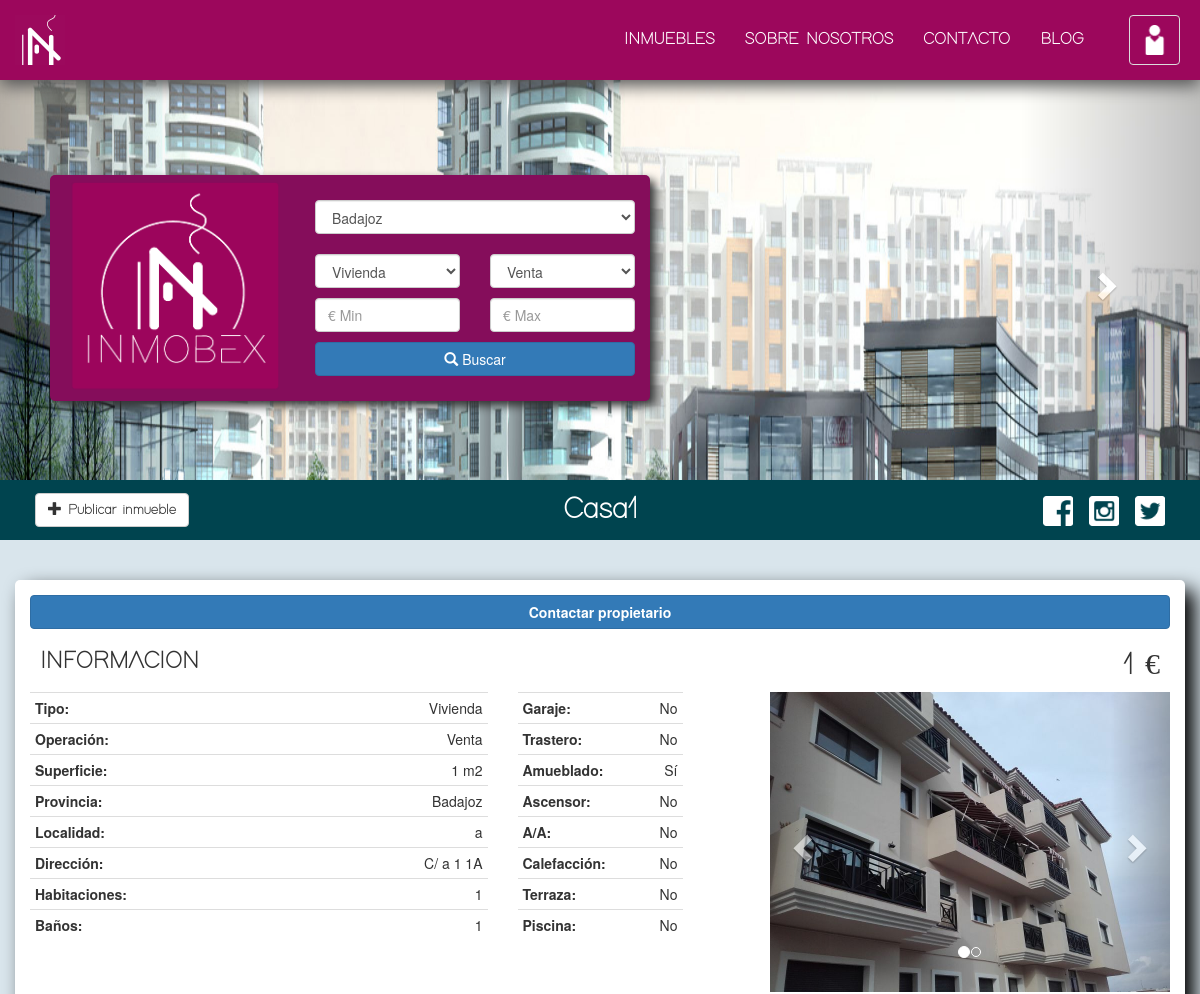
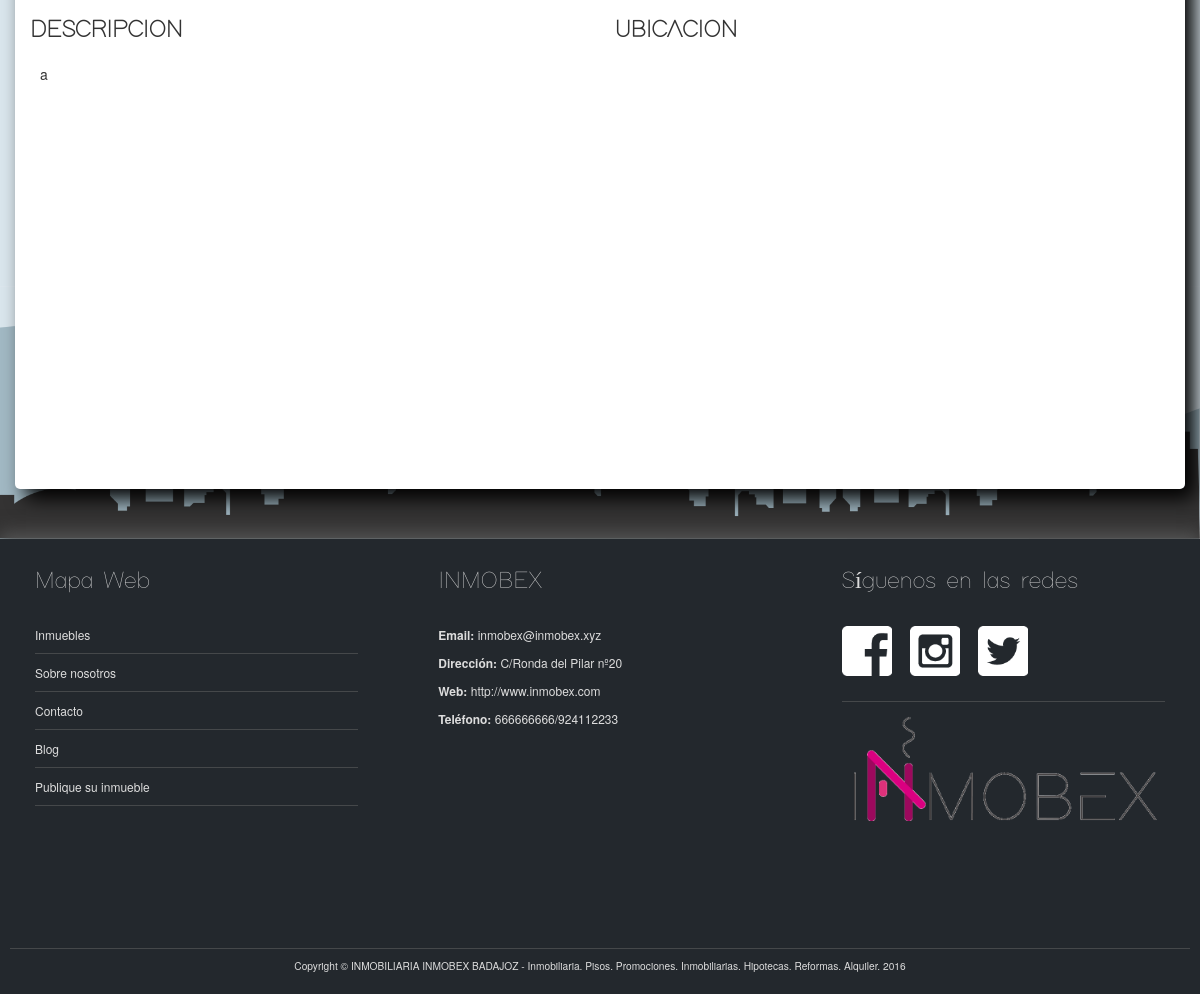
The app's page /producto.php?id=15 with its own data (2 pictures, top to bottom).
### tables this page shows
CREATE TABLE `inmuebles` (
  `id` int(10) UNSIGNED NOT NULL,
  `tipo_pago` int(11) NOT NULL,
  `provincia` int(11) NOT NULL,
  `localidad` varchar(255) NOT NULL,
  `superficie` int(11) NOT NULL,
  `habitaciones` int(11) NOT NULL,
  `banos` int(11) NOT NULL,
  `fotos` varchar(255) NOT NULL,
  `garaje` tinyint(1) NOT NULL,
  `terraza` tinyint(1) NOT NULL,
  `piscina` tinyint(1) NOT NULL,
  `tipo_via` int(11) NOT NULL,
  `nombre_via` varchar(255) NOT NULL,
  `numero_via` int(11) NOT NULL,
  `piso` int(11) NOT NULL,
  `letra` varchar(255) NOT NULL,
  `codigo` int(11) NOT NULL,
  `amueblado` tinyint(1) NOT NULL,
  `calefaccion` tinyint(1) NOT NULL,
  `aire_acondicionado` tinyint(1) NOT NULL,
  `trastero` tinyint(1) NOT NULL,
  `ascensor` tinyint(1) NOT NULL,
  `precio` int(11) NOT NULL,
  `descripcion` longtext NOT NULL,
  `creado` timestamp NOT NULL DEFAULT CURRENT_TIMESTAMP,
  `tipo_inmueble` int(11) NOT NULL,
  `titulo` varchar(255) NOT NULL,
  `id_usuario` int(10) UNSIGNED NOT NULL
);

CREATE TABLE `tipos_inmueble` (
  `id` int(10) UNSIGNED NOT NULL,
  `nombre` text NOT NULL
);

CREATE TABLE `tipos_pago` (
  `id` int(10) UNSIGNED NOT NULL,
  `nombre` text NOT NULL
);

CREATE TABLE `provincias` (
  `id` int(10) UNSIGNED NOT NULL,
  `nombre` text NOT NULL
);

CREATE TABLE `tipos_via` (
  `id` int(10) UNSIGNED NOT NULL,
  `nombre` text NOT NULL,
  `abreviatura` text NOT NULL
);

CREATE TABLE `imagenes_inmuebles` (
  `id` int(10) UNSIGNED NOT NULL,
  `nombre` varchar(255) NOT NULL,
  `id_inmueble` int(10) UNSIGNED NOT NULL
);

### modelos/conexion.php (called while the page is built, shortened)
<?php
function hacerListado($consulta) {
	$servidor = "localhost";
	$usuario = "root";
	$contrasena = "";
	$baseDeDatos = "inmobex";
	$enlace = mysqli_connect($servidor, $usuario, $contrasena, $baseDeDatos);
	mysqli_set_charset($enlace, 'utf8');
	$resultado = mysqli_query($enlace, $consulta);
	$listado = [];
	if ($resultado) {
		while ($fila = mysqli_fetch_array($resultado, MYSQLI_ASSOC)) {
			$listado[] = $fila;
		}
	}
	return $listado;
}
?>

### modelos/inmueble_modelo.php (called while the page is built, shortened)
<?php
include_once('conexion.php');
function obtenerInmueblePorIdJoin($id) {
	$consulta = "SELECT inm.*,tv.abreviatura AS tipo_via,p.nombre AS provincia,ti.nombre AS tipo_inmueble,tp.nombre AS tipo_pago FROM inmuebles inm JOIN tipos_inmueble ti ON inm.tipo_inmueble=ti.id JOIN tipos_pago tp ON inm.tipo_pago=tp.id JOIN provincias p ON inm.provincia=p.id JOIN tipos_via tv ON inm.tipo_via=tp.id WHERE inm.id='$id'";
	$inmuebles = hacerListado($consulta);
	if (count($inmuebles) <= 0) {
		return false;
	} else {
		return $inmuebles[0];
	}
}
function obtenerImagenesPorIdInmueble($id) {
	$consulta = "SELECT nombre FROM imagenes_inmuebles WHERE id_inmueble='$id'";
	$imagenes = hacerListado($consulta);
	if (count($imagenes) <= 0) {
		return false;
	} else {
		return $imagenes;
	}
}
?>

### producto.php (the view, shortened to what this page needs)
<?php
include_once('modelos/inmueble_modelo.php');
$id = $_GET["id"];
$inmueble = obtenerInmueblePorIdJoin($id);
$imagenesInmueble = obtenerImagenesPorIdInmueble($id);
$tituloPagina = "<strong>" . $inmueble["titulo"] . "</strong>";
?>
<div class="container contenido-main">
  <div class="row">
    <div class="col-md-12">
      <button type="button" class="btn btn-primary btn-block"><strong>Contactar propietario</strong></button>
    </div>
  </div>
  <div class="row">
    <div class="col-md-12">
      <div class="titulo-descripcion-producto">
        <h3><strong>INFORMACION</strong></h3>
      </div>
      <div class="precio-producto">
        <h2><strong><?= $inmueble["precio"] ?></strong> €</h2>
      </div>
    </div>
  </div>
  <div class="row">
    <div class="col-md-5">
      <table class="table table-condensed table-hover">
        <tr>
          <th>Tipo:</th>
          <td class="text-right"><?= $inmueble["tipo_inmueble"] ?></td>
        </tr>
        <tr>
          <th>Operación:</th>
          <td class="text-right"><?= $inmueble["tipo_pago"] ?></td>
        </tr>
        <tr>
          <th>Superficie:</th>
          <td class="text-right"><?= $inmueble["superficie"] ?> m2</td>
        </tr>
        <tr>
          <th>Provincia:</th>
          <td class="text-right" id="provincia-inmueble"><?= $inmueble["provincia"] ?></td>
        </tr>
        <tr>
          <th>Localidad:</th>
          <td class="text-right" id="localidad-inmueble"><?= $inmueble["localidad"] ?></td>
        </tr>
        <tr>
          <th>Dirección:</th>
          <td class="text-right" id="direccion-inmueble"><?= $inmueble["tipo_via"] . ' ' . $inmueble["nombre_via"] . ' ' . $inmueble["numero_via"] . ' ' . $inmueble["piso"] . strtoupper($inmueble["letra"]) ?></td>
        </tr>
        <tr>
          <th>Habitaciones:</th>
          <td class="text-right"><?= $inmueble["habitaciones"] ?></td>
        </tr>
        <tr>
          <th>Baños:</th>
          <td class="text-right"><?= ($inmueble["banos"] > 0) ? $inmueble["banos"] : "Ninguno" ?></td>
        </tr>
      </table>
    </div>
    <div class="col-md-2">
      <table class="table table-condensed table-hover">
        <tr>
          <th>Garaje:</th>
          <td class="text-right"><?= ($inmueble["garaje"] == 0) ? "No" : "Sí" ?></td>
        </tr>
        <tr>
          <th>Trastero:</th>
          <td class="text-right"><?= ($inmueble["trastero"] == 0) ? "No" : "Sí" ?></td>
        </tr>
        <tr>
          <th>Amueblado:</th>
          <td class="text-right"><?= ($inmueble["amueblado"] == 0) ? "No" : "Sí" ?></td>
        </tr>
        <tr>
          <th>Ascensor:</th>
          <td class="text-right"><?= ($inmueble["ascensor"] == 0) ? "No" : "Sí" ?></td>
        </tr>
        <tr>
          <th>A/A:</th>
          <td class="text-right"><?= ($inmueble["aire_acondicionado"] == 0) ? "No" : "Sí" ?></td>
        </tr>
        <tr>
          <th>Calefacción:</th>
          <td class="text-right"><?= ($inmueble["calefaccion"] == 0) ? "No" : "Sí" ?></td>
        </tr>
        <tr>
          <th>Terraza:</th>
          <td class="text-right"><?= ($inmueble["terraza"] == 0) ? "No" : "Sí" ?></td>
        </tr>
        <tr>
          <th>Piscina:</th>
          <td class="text-right"><?= ($inmueble["piscina"] == 0) ? "No" : "Sí" ?></td>
        </tr>
      </table>
      </div>
    <div class="col-md-5">
      <div id="slider-producto">
        <div class="row carousel-holder">
          <div class="col-md-12">
            <div id="carousel-producto" class="carousel slide" data-ride="carousel">
              <ol class="carousel-indicators">
                <?php
                foreach ($imagenesInmueble as $indice => $imagen) {
                  $active = ($indice == 0) ? "active" : "";
                  echo "<li data-target='#carousel-producto' data-slide-to='$indice' class='$active'></li>";
                }
                ?>
              </ol>
              <div class="carousel-inner contenedor">
                <?php
                foreach ($imagenesInmueble as $indice => $imagen):
                  $active = ($indice == 0) ? "active" : "";
                  ?>
                  <div class="item <?= $active ?>">
                    <img class="slide-image" src="img/inmuebles/<?=$id?>/<?=$imagen['nombre']?>" alt="<?=$imagen['nombre']?>">
                  </div>
                  <?php
                endforeach;
                ?>
                <a class="left carousel-control" href="#carousel-producto" data-slide="prev">
                  <span class="glyphicon glyphicon-chevron-left"></span>
                </a>
                <a class="right carousel-control" href="#carousel-producto" data-slide="next">
                  <span class="glyphicon glyphicon-chevron-right"></span>
                </a>
              </div>
            </div>
          </div>
        </div>
      </div>
    </div>
  </div>
  <div class="row">
    <div class="col-md-6">
      <div class="">
        <h3><strong>DESCRIPCION</strong></h3>
        <div class="descripcion-producto">
          <p><?= $inmueble["descripcion"] ?></p>
        </div>
      </div>
      <div class="clearfix"></div>
    </div>
    <div class="col-md-6">
      <h3><strong>UBICACION</strong></h3>
      <div id="mapa-inmueble"></div>
    </div>
  </div>
  <br>
</div>
<?php
include_once("master.php");
?>

### css/styles.css (style rules this page uses)
body { padding-top: 80px; overflow-x: hidden; }
h1, h2, h3, h4, h5, h6 { font-family: inmAdam; }
.carousel-inner>.item>img { height: 400px; }
.contenido-main { background-color: #fff; border-radius: 5px; box-shadow: 10px 10px 20px #000; padding: 15px; }
.titulo-descripcion-producto { display: inline-block; float: left; margin-left: 10px; }
.precio-producto { display: inline-block; float: right; margin-right: 10px; }
.descripcion-producto { margin: 10px; }
#slider-producto { max-width: 400px; height: 300px; float: right; }
#slider-producto img { width: 400px; height: 300px; float: right; }
.descripcion-producto { float: left; }
#mapa-inmueble { width: 100%; height: 400px; }

### records on screen
inmuebles: titulo "Casa1", precio "1", superficie "1", localidad "a", nombre_via "a", numero_via "1", piso "1", letra "A", habitaciones "1", banos "1", descripcion "a"
tipos_inmueble: nombre "Vivienda"
tipos_pago: nombre "Venta"
provincias: nombre "Badajoz"
tipos_via: abreviatura "C/"
imagenes_inmuebles: nombre (picture)

### other values on screen
form field provincia "Badajoz"
form field tipo_inmueble "Vivienda"
form field tipo_pago "Venta"
